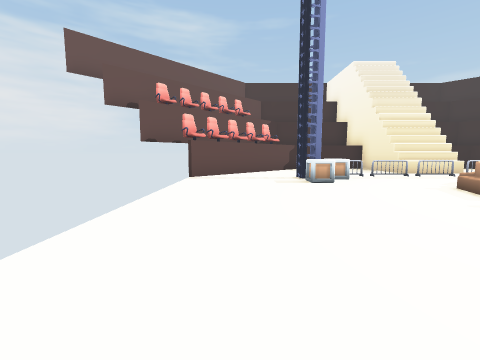
[1] (above)

13 first-person views from a walk through a Unity game level. The camera is 1.2 m above the floor, tilts 6° down and sees 90° across. The floor is counted in squares, 2 m on a side. Each view is taken from the middle of a square. On the plan, view 1 faces up. The plan holds only what a view shows up to about 9 squares ahead; the rest is blank. The place goes on beyond the plan. The player character is not drawn. Some animated figures are not drawn. Some surface patterns are stand-ins.

[2]
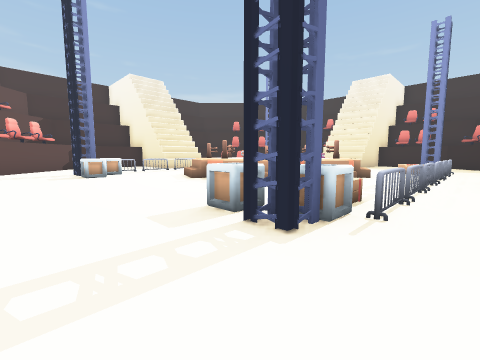

[3]
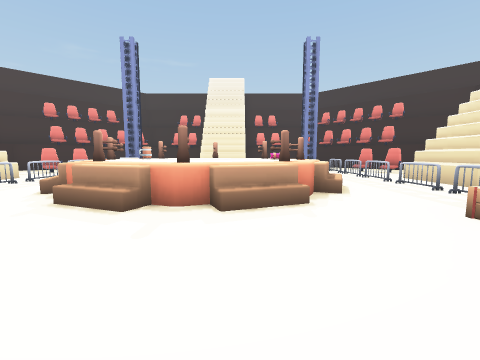

[4]
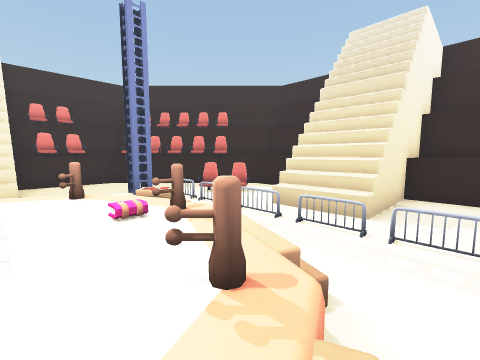

[5]
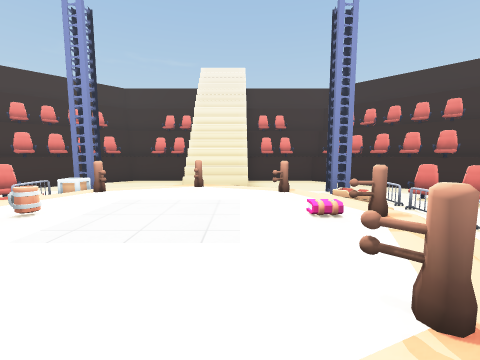

[6]
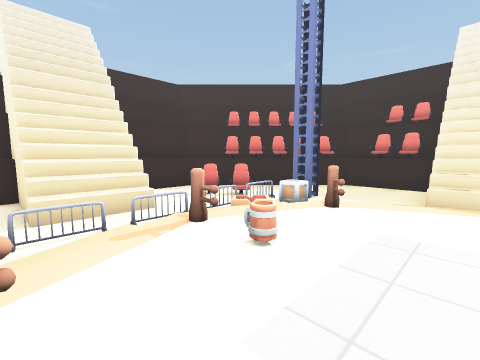

[7]
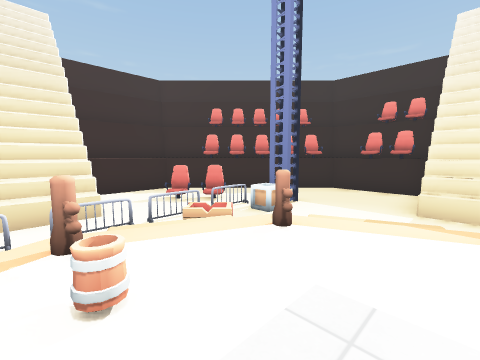

[8]
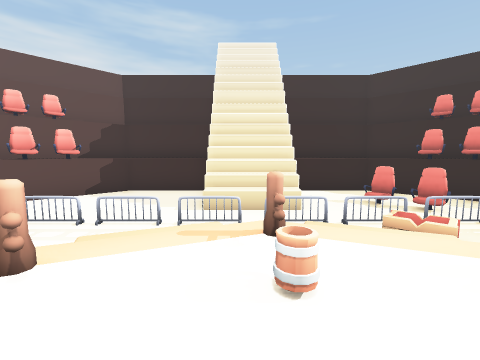

[9]
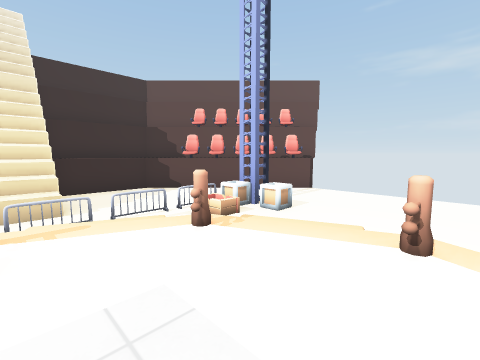

[10]
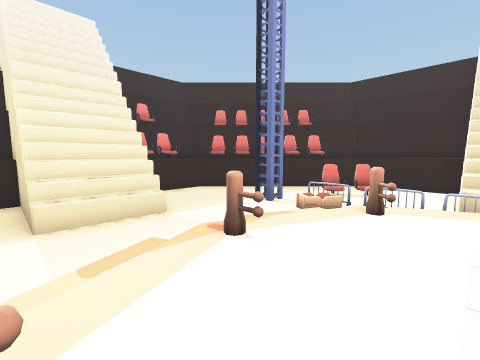

[11]
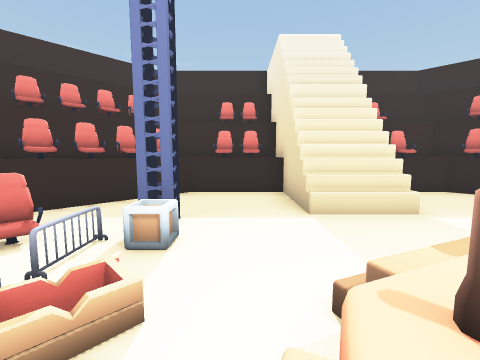

[12]
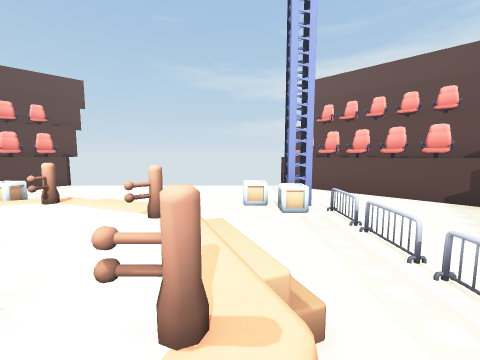

[13]
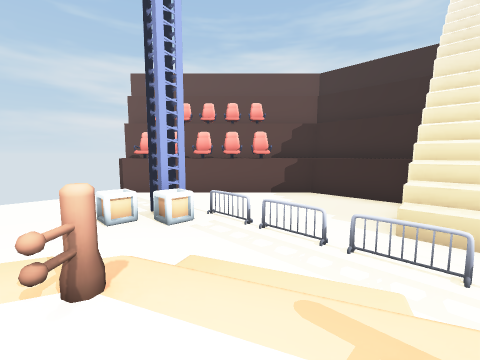

### Floor plan
Key: @ floor where view 1 was taken; # wall or solid block; x gap in a wall; . main floor; : floor 1 m higher than the main floor; / step, stairs or slope; = window, fence, low wall or low ledge; ^ raised ledge; F fence; C crate; H chair.
Columns run from 2 left of view 1 to 14 right of it. Each row starts with its distance up from view 1.
 11     #####
 10    ##...#######
  9   ##....#  H#.##
  8  ##.....^^ .H..##
  7  #...FFFFFFFF...#
  6  ...C.....C.C...#
  5  ...C..=F//.....#
  4  .....=F/:F/....#
  3  .....F:::F/..###
  2  ...../::::/..###
  1  ...../FF:F.....#
  0  .@.CF.///.C....#
 -1 x...CCFFFFFFx...#
 -2  #.............##
 -3  ##.....##.HH.##
 -4   ##....##...##
 -5    ###########

Positions as (right, up) in squares from view 1, and headings:
1: (0, 0), facing up
2: (0, -2), facing up-right
3: (1, 2), facing right
4: (4, 2), facing down-right
5: (4, 2), facing right
6: (5, 3), facing up-right
7: (6, 3), facing up-right
8: (6, 3), facing up
9: (6, 3), facing down-left
10: (7, 4), facing down-right
11: (7, 5), facing right
12: (7, 5), facing left
13: (6, 4), facing up-left
